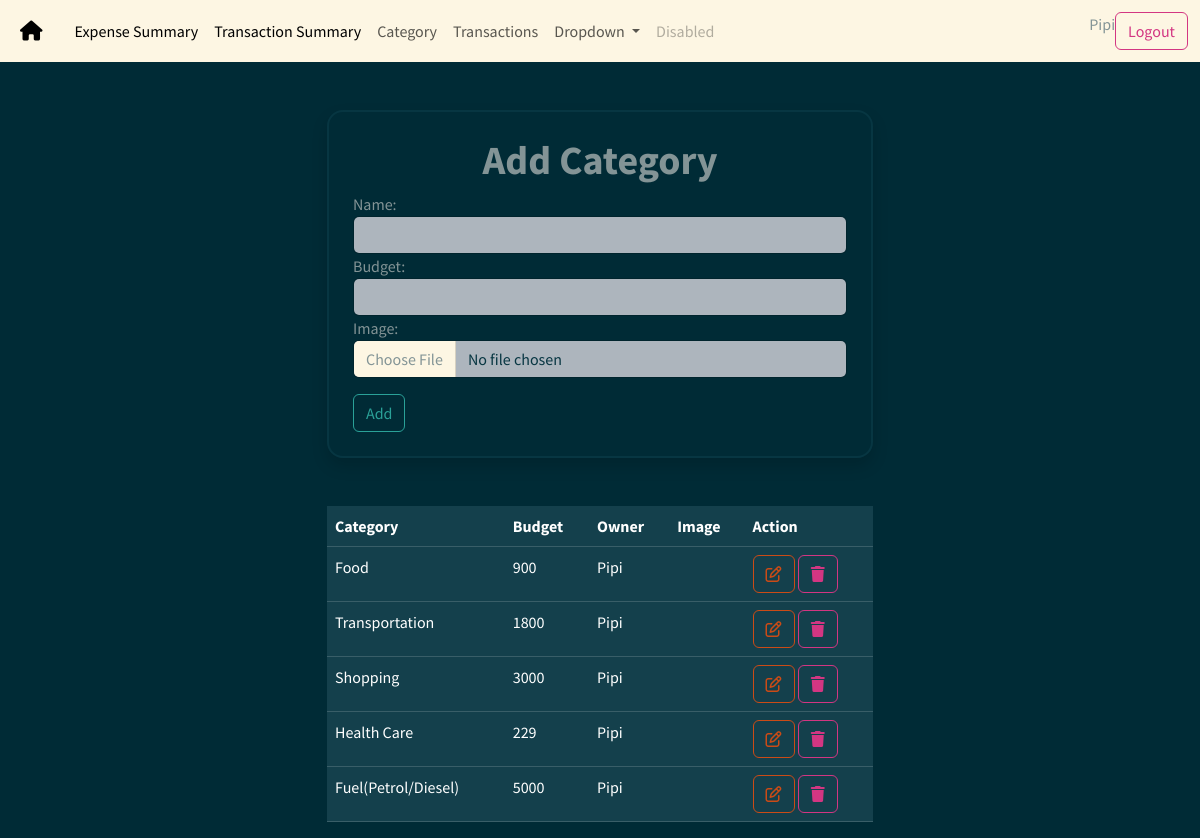
Page /category/add/ (signed in) on the committed database.
### budget/models.py (models this page shows, shortened)
class Category(models.Model):
    name=models.CharField(max_length=50)
    budget=models.PositiveBigIntegerField()
    owner=models.ForeignKey(User,on_delete=models.CASCADE)
    image=models.ImageField(upload_to="c_images",default="/c_images/default.jpg")
    class Meta:
        unique_together=("name","owner")

### budget/views.py (the view, shortened to what this page needs)
# urls.py: path('category/add/',views.CategoryCreateView.as_view(),name="category-add"),
@method_decorator(signin_required,name="dispatch")
class CategoryCreateView(View):
    def get(self,request,*args,**kwargs):
        form_instance=CategoryForm(user=request.user)
        qs=Category.objects.filter(owner=request.user)
        return render(request,"category_add.html",{"form":form_instance,"categories":qs})

### budget/forms.py (shortened to what this page needs)
class CategoryForm(forms.ModelForm):
    def __init__(self,*args,**kwargs):
        self.user=kwargs.pop("user")
        return super().__init__(*args,**kwargs)
    class Meta:
        model=Category
        fields=["name","budget","image"]
        widgets={
            "name":forms.TextInput(attrs={"class":"form-control"}),
            "budget":forms.NumberInput(attrs={"class":"form-control"}),
            "image":forms.FileInput(attrs={"class":"form-control"}),
        }

### budget/templates/category_add.html (shortened to what this page needs)
{%extends 'base.html'%}
{%block main_block%}
<div class="container">
    <div class="row mt-5">
        <div class="col-3"></div>
        <div class="col-6">
            <form action=""method="post" enctype="multipart/form-data" class="border border-dark border-2 p-4 rounded rounded-4 shadow">
            <h1 align="center" class=""><b>Add Category</b></h1>
            {{form}}
            <button type="submit" class="btn btn-outline-success mt-3">Add</button>
        </form>
        </div>
        <div class="col-3"></div>
    </div>
    <div class="row mt-5">
        <div class="col-3"></div>
        <div class="col-6">
            <table class="table table-dark">
                <tr>
                    <th>Category</th>
                    <th>Budget</th>
                    <th>Owner</th>
                    <th>Image</th>
                    <th>Action</th>
                </tr>
                {%for c in categories%}
                    <tr>
                        <td>{{c.name}}</td>
                        <td>{{c.budget}}</td>
                        <td>{{c.owner}}</td>
                        <td><img src="{{c.images.url}}" alt=""></td>
                        <td>
                            <a href="{%url 'category-edit' c.id%}" class="btn btn-outline-warning"><i class="fa-regular fa-pen-to-square"></i></a>
                            <a href="{%url 'category-delete' c.id%}" class="btn btn-outline-danger"><i class="fa-solid fa-trash"></i></a>
                        </td>
                    </tr>
                {%endfor%}
            </table>
        </div>
        <div class="col-3"></div>
    </div>
</div>
{%endblock%}

### budget/templates/base.html (shortened to what this page needs)
<!DOCTYPE html>
{%load static%}
<html lang="en">
<head>
    <link rel="stylesheet" href="{%static 'css/bootstrap.min.css'%}">
    <link rel="stylesheet" href="https://cdnjs.cloudflare.com/ajax/libs/font-awesome/6.6.0/css/all.min.css" />
</head>
<body>
    <nav class="navbar navbar-expand-lg navbar-light bg-light">
        <div class="container-fluid">
          <a class="navbar-brand" href="#"><i class="fa-solid fa-house p-2"></i></a>
          <div class="collapse navbar-collapse" id="navbarSupportedContent">
            <ul class="navbar-nav me-auto mb-2 mb-lg-0">
              <li class="nav-item">
                <a class="nav-link active" aria-current="page" href="{%url 'expense-summary'%}">Expense Summary</a>
              </li>
              <li class="nav-item">
                <a class="nav-link active" aria-current="page" href="{%url 'transaction-summary'%}">Transaction Summary</a>
              </li>
              <li class="nav-item">
                <a class="nav-link" href="{%url 'category-add'%}">Category</a>
              </li>
              <li class="nav-item">
                <a class="nav-link" href="{%url 'transactions-add'%}">Transactions</a>
              </li>
              <li class="nav-item dropdown">
                <a class="nav-link dropdown-toggle" href="#" id="navbarDropdown" role="button" data-bs-toggle="dropdown" aria-expanded="false">
                  Dropdown
                </a>
              </li>
              <li class="nav-item">
                <a class="nav-link disabled" href="#" tabindex="-1" aria-disabled="true">Disabled</a>
              </li>
            </ul>
              <form class="d-flex" role="search">
              {{request.user}}
              <a href="{%url 'signout'%}" class="btn btn-outline-danger">Logout</a>
            </form>
          </div>
        </div>
      </nav>
      {%block main_block%}
      {%endblock%}
</body>
</html>

### rows in the picture
Category: name "Food", budget "900", owner "Pipi"
Category: name "Transportation", budget "1800", owner "Pipi"
Category: name "Shopping", budget "3000", owner "Pipi"
Category: name "Health Care", budget "229", owner "Pipi"
Category: name "Fuel(Petrol/Diesel)", budget "5000", owner "Pipi"

### other values in the picture
{{ request.user }} "Pipi"
